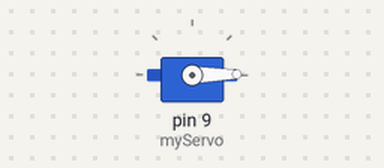
A sketch run on a simulated Arduino Uno, built with avr-gcc and run on an emulated ATmega328P. On the bench: servo.

Above: at 0.05 s.
At 2.65 s:
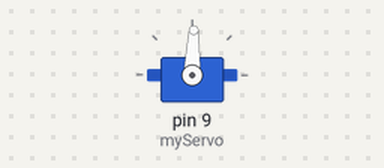
At 5.25 s:
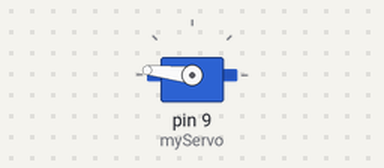
At 10.45 s:
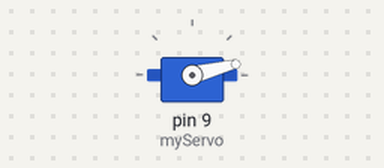
Timing chart, 0 to 14.1 s (numbered marks = the images above):
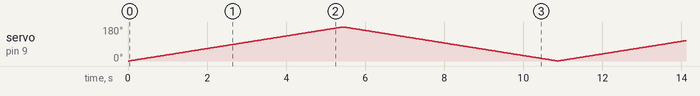

The sketch:

servo.ino
```cpp
#include <Servo.h>

Servo myServo; // Creates a servo object for controlling the servo motor
void setup() {
   myServo.attach(9); //pwm pin // Defines on which pin is the servo motor attached
}

void loop() {
  for(int i=0;i<=180;i++){
    myServo.write(i);
    delay(30);
  }

  for(int i=180;i>0;i--){
    myServo.write(i);
    delay(30);
  }
}
```
